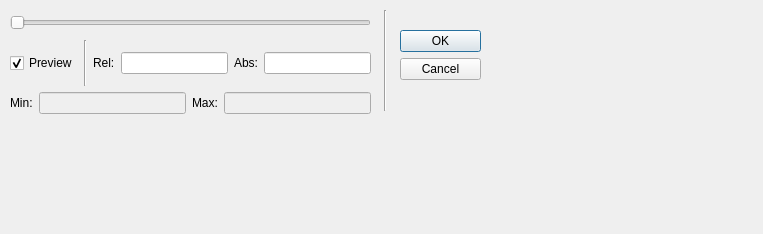
<?xml version="1.0" encoding="UTF-8"?>
<ui version="4.0">
 <class>dialogSlider</class>
 <widget class="QDialog" name="dialogSlider">
  <property name="geometry">
   <rect>
    <x>0</x>
    <y>0</y>
    <width>763</width>
    <height>234</height>
   </rect>
  </property>
  <property name="windowTitle">
   <string>Dialog</string>
  </property>
  <widget class="QDialogButtonBox" name="buttonBox">
   <property name="geometry">
    <rect>
     <x>400</x>
     <y>30</y>
     <width>81</width>
     <height>71</height>
    </rect>
   </property>
   <property name="orientation">
    <enum>Qt::Vertical</enum>
   </property>
   <property name="standardButtons">
    <set>QDialogButtonBox::Cancel|QDialogButtonBox::Ok</set>
   </property>
  </widget>
  <widget class="Line" name="line">
   <property name="geometry">
    <rect>
     <x>370</x>
     <y>10</y>
     <width>31</width>
     <height>101</height>
    </rect>
   </property>
   <property name="orientation">
    <enum>Qt::Vertical</enum>
   </property>
  </widget>
  <widget class="QSlider" name="horizontalSlider">
   <property name="geometry">
    <rect>
     <x>10</x>
     <y>10</y>
     <width>361</width>
     <height>25</height>
    </rect>
   </property>
   <property name="maximum">
    <number>1000</number>
   </property>
   <property name="orientation">
    <enum>Qt::Horizontal</enum>
   </property>
  </widget>
  <widget class="QWidget" name="horizontalLayoutWidget">
   <property name="geometry">
    <rect>
     <x>10</x>
     <y>40</y>
     <width>361</width>
     <height>46</height>
    </rect>
   </property>
   <layout class="QHBoxLayout" name="horizontalLayout">
    <item>
     <widget class="QCheckBox" name="checkBoxPreview">
      <property name="text">
       <string>Preview</string>
      </property>
      <property name="checked">
       <bool>true</bool>
      </property>
     </widget>
    </item>
    <item>
     <widget class="Line" name="line_2">
      <property name="orientation">
       <enum>Qt::Vertical</enum>
      </property>
     </widget>
    </item>
    <item>
     <widget class="QLabel" name="labelRel">
      <property name="text">
       <string>Rel:</string>
      </property>
     </widget>
    </item>
    <item>
     <widget class="QLineEdit" name="lineValueRel">
      <property name="alignment">
       <set>Qt::AlignRight|Qt::AlignTrailing|Qt::AlignVCenter</set>
      </property>
     </widget>
    </item>
    <item>
     <widget class="QLabel" name="labelAbs">
      <property name="text">
       <string>Abs:</string>
      </property>
     </widget>
    </item>
    <item>
     <widget class="QLineEdit" name="lineValueAbs">
      <property name="alignment">
       <set>Qt::AlignRight|Qt::AlignTrailing|Qt::AlignVCenter</set>
      </property>
     </widget>
    </item>
   </layout>
  </widget>
  <widget class="QWidget" name="horizontalLayoutWidget_2">
   <property name="geometry">
    <rect>
     <x>10</x>
     <y>80</y>
     <width>361</width>
     <height>46</height>
    </rect>
   </property>
   <layout class="QHBoxLayout" name="horizontalLayoutMinMax">
    <item>
     <widget class="QLabel" name="labelMin">
      <property name="text">
       <string>Min:</string>
      </property>
     </widget>
    </item>
    <item>
     <widget class="QLineEdit" name="lineValueMin">
      <property name="enabled">
       <bool>false</bool>
      </property>
      <property name="alignment">
       <set>Qt::AlignRight|Qt::AlignTrailing|Qt::AlignVCenter</set>
      </property>
     </widget>
    </item>
    <item>
     <widget class="QLabel" name="labelMax">
      <property name="text">
       <string>Max:</string>
      </property>
     </widget>
    </item>
    <item>
     <widget class="QLineEdit" name="lineValueMax">
      <property name="enabled">
       <bool>false</bool>
      </property>
      <property name="alignment">
       <set>Qt::AlignRight|Qt::AlignTrailing|Qt::AlignVCenter</set>
      </property>
     </widget>
    </item>
   </layout>
  </widget>
 </widget>
 <resources/>
 <connections>
  <connection>
   <sender>buttonBox</sender>
   <signal>accepted()</signal>
   <receiver>dialogSlider</receiver>
   <slot>accept()</slot>
   <hints>
    <hint type="sourcelabel">
     <x>290</x>
     <y>45</y>
    </hint>
    <hint type="destinationlabel">
     <x>171</x>
     <y>43</y>
    </hint>
   </hints>
  </connection>
  <connection>
   <sender>buttonBox</sender>
   <signal>rejected()</signal>
   <receiver>dialogSlider</receiver>
   <slot>reject()</slot>
   <hints>
    <hint type="sourcelabel">
     <x>290</x>
     <y>45</y>
    </hint>
    <hint type="destinationlabel">
     <x>171</x>
     <y>43</y>
    </hint>
   </hints>
  </connection>
 </connections>
</ui>
